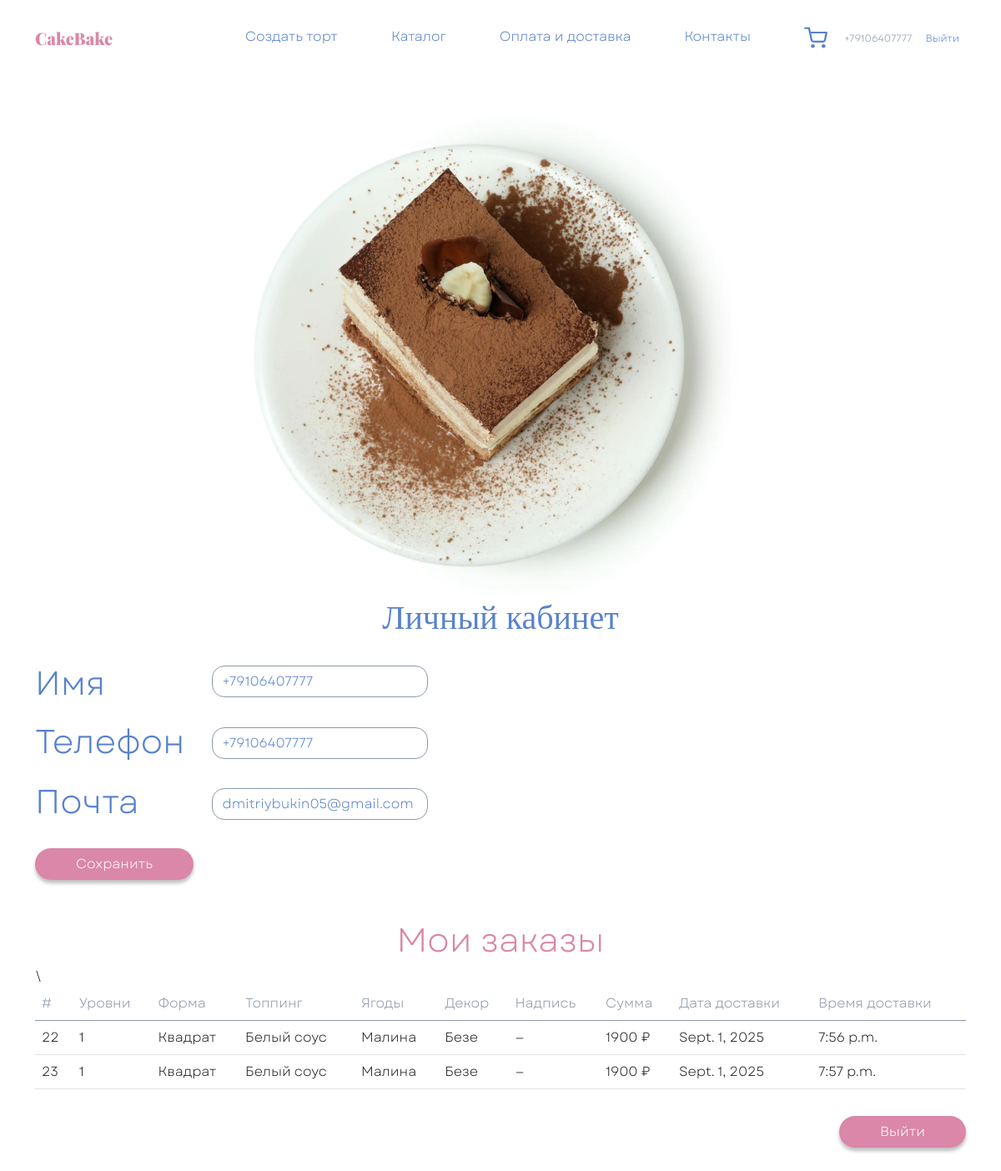
Page /lk/ (signed in) on the committed database.
### cakes_app/models.py (models this page shows, shortened)
class Order(models.Model):
    client = models.ForeignKey(Client, on_delete=models.CASCADE, verbose_name='Клиент', related_name='orders')
    level = models.ForeignKey(Level, on_delete=models.SET_NULL, null=True, verbose_name='Количество уровней', related_name='orders')
    form = models.ForeignKey(Form, on_delete=models.SET_NULL, null=True, verbose_name='Форма', related_name='orders')
    topping = models.ForeignKey(Topping, on_delete=models.SET_NULL, null=True, verbose_name='Топпинг', related_name='orders')
    berries = models.ManyToManyField(Berry, blank=True, verbose_name='Ягоды', related_name='orders')
    decor = models.ManyToManyField(Decor,  blank=True, verbose_name='Декор', related_name='orders')
    sign = models.CharField('Надпись', max_length=256, blank=True)
    comment = models.TextField('Комментарий', max_length=500, blank=True)
    total_price = models.DecimalField(
        'Итоговая стоимость',
        max_digits=10,
        decimal_places=2,
        validators=[MinValueValidator(0.00)],
        default=0.00
    )
    address = models.CharField('Адрес доставки', max_length=256, blank=True)
    date = models.DateField('Дата', blank=True)
    time = models.TimeField('Время', blank=True)
    promo_code = models.CharField(max_length=20, null=True, blank=True)
    deliv_comment = models.TextField('Комментарий к доставке', max_length=500, blank=True)
    class Meta:
        verbose_name = 'Заказ'
        verbose_name_plural = 'Заказы'

class Level(models.Model):
    name = models.CharField('Название', max_length=256)
    price = models.DecimalField(
        'Цена',
        max_digits=10,
        decimal_places=2,
        validators=[MinValueValidator(0.00)]
    )
    class Meta:
        verbose_name = 'Уровень'
        verbose_name_plural = 'Уровни'
    def __str__(self):
        return self.name

class Form(models.Model):
    name = models.CharField('Название', max_length=256)
    price = models.DecimalField(
        'Цена',
        max_digits=10,
        decimal_places=2,
        validators=[MinValueValidator(0.00)]
    )
    class Meta:
        verbose_name = 'Форма'
        verbose_name_plural = 'Формы'
    def __str__(self):
        return self.name

class Topping(models.Model):
    name = models.CharField('Название', max_length=256)
    price = models.DecimalField(
        'Цена',
        max_digits=10,
        decimal_places=2,
        validators=[MinValueValidator(0.00)]
    )
    class Meta:
        verbose_name = 'Топпинг'
        verbose_name_plural = 'Топпинги'
    def __str__(self):
        return self.name

class Berry(models.Model):
    name = models.CharField('Название', max_length=256)
    price = models.DecimalField(
        'Цена',
        max_digits=10,
        decimal_places=2,
        validators=[MinValueValidator(0.00)]
    )
    class Meta:
        verbose_name = 'Ягода'
        verbose_name_plural = 'Ягоды'

class Decor(models.Model):
    name = models.CharField('Название', max_length=256)
    price = models.DecimalField(
        'Цена',
        max_digits=10,
        decimal_places=2,
        validators=[MinValueValidator(0.00)]
    )
    class Meta:
        verbose_name = 'Декор'
        verbose_name_plural = 'Декоры'

### cakes_app/views.py (the view)
# urls.py: path('lk/', views.lk, name='lk'),
@login_required
def lk(request):
    user = request.user
    client = get_client_for_user(user)
    if request.method == 'POST':
        form = ProfileForm(request.POST)
        if form.is_valid():
            name = form.cleaned_data['name'].strip()
            phone = normalize_plus7(form.cleaned_data['phone'])
            email = form.cleaned_data['email'].strip()
            if User.objects.exclude(pk=user.pk).filter(username=phone).exists():
                messages.error(request, 'Этот телефон уже используется другим аккаунтом.')
            else:
                with transaction.atomic():
                    user.first_name = name
                    user.email = email
                    user.username = phone
                    user.save(update_fields=['first_name', 'email', 'username'])
                    client.name = name
                    client.phonenumber = phone
                    client.mail = email
                    client.save(update_fields=['name', 'phonenumber', 'mail'])
                messages.success(request, 'Данные профиля обновлены.')
                return redirect('lk')
    else:
        initial = {
            'name':  user.first_name or client.name or '',
            'phone': client.phonenumber or user.username or '',
            'email': user.email or client.mail or '',
        }
        form = ProfileForm(initial=initial)
    orders = Order.objects.filter(client=client).select_related(
        'level', 'form', 'topping'
    ).prefetch_related('berries', 'decor')
    return render(request, 'lk.html', {'form': form, 'orders': orders})

### cakes_app/forms.py
class ProfileForm(forms.Form):
    name = forms.CharField(
        label='Имя',
        max_length=150,
        widget=forms.TextInput(attrs={
            'class': 'form-control my-2 cake__textinput',
            'placeholder': 'Введите ваше имя',
        })
    )
    phone = forms.CharField(
        label='Телефон',
        validators=[phone_validator],
        widget=forms.TextInput(attrs={
            'class': 'form-control my-2 cake__textinput',
            'placeholder': '+7XXXXXXXXXX',
            'inputmode': 'tel',
        })
    )
    email = forms.EmailField(
        label='Почта',
        required=False,
        widget=forms.EmailInput(attrs={
            'class': 'form-control my-2 cake__textinput',
            'placeholder': 'you@example.com',
        })
    )

### cakes_app/views.py (called while the page is built, shortened)
def get_client_for_user(user):
    try:
        Client._meta.get_field('user')
        c = Client.objects.filter(user=user).first()
        if c:
            return c
    except Exception:
        c = None

### templates/lk.html (shortened to what this page needs)
{% load static %}
<!DOCTYPE html>
<html lang="ru">
<head>
  <link href="https://cdn.jsdelivr.net/npm/bootstrap@5.0.2/dist/css/bootstrap.min.css" rel="stylesheet">
  <link rel="stylesheet" href="{% static 'css/Style.css' %}">
</head>
<body>
<header class="navbar navbar-expand-xl navbar-light fixed-top bg-white py-4">
  <nav class="container">
    <a class="navbar-brand" href="{% url 'index' %}">
      <img src="{% static 'img/Logo.svg' %}" alt="CakeBake">
    </a>
    <div class="collapse navbar-collapse justify-content-end" id="navbar">
      <ul class="navbar-nav">
        <li class="nav-item me-5">
          <a class="nav-link fw-lighter cake_blue" href="{% url 'index' %}#step3">Создать торт</a>
        </li>
        <li class="nav-item me-5">
          <a class="nav-link fw-lighter cake_blue" href="{% url 'index' %}#step2">Каталог</a>
        </li>
        <li class="nav-item me-5">
          <a class="nav-link fw-lighter cake_blue" href="{% url 'index' %}#step4">Оплата и доставка</a>
        </li>
        <li class="nav-item me-5">
          <a class="nav-link fw-lighter cake_blue" href="{% url 'index' %}#Contacts">Контакты</a>
        </li>
        <li class="nav-item d-flex align-items-center">
          <a class="nav-link fw-lighter me-1 cake_blue position-relative" href="#">
            <img src="{% static 'img/shopping-cart.svg' %}" alt="">
          </a>
          {% if request.user.is_authenticated %}
            <a class="nav-link fw-lighter cake_grey fs_12" href="{% url 'lk' %}">
              {{ request.user.first_name|default:request.user.username }}
            </a>
            <a class="nav-link fw-lighter cake_blue fs_12" href="{% url 'logout' %}">Выйти</a>
          {% endif %}
        </li>
      </ul>
    </div>
  </nav>
</header>
<div class="container mt-header mb-5">
  <div class="row mt-5">
    <div class="col-12 col-xxl-6 d-flex justify-content-center">
      <div><img src="{% static 'img/Cake2.png' %}" alt=""></div>
    </div>
    <div class="col-12 col-xxl-6 d-flex flex-column justify-content-center align-items-center align-items-xxl-start">
      <h1 class="font_Gogh fs_40 cake_blue mb-3">Личный кабинет</h1>
      <form method="post" class="w-100">
        <div class="d-flex">
          <ul class="list-group">
            <li class="list-group-item border-0 ps-0">
              <span class="fs_40 cake_blue">Имя</span>
            </li>
            <li class="list-group-item border-0 ps-0">
              <h2 class="fs_40 cake_blue">Телефон</h2>
            </li>
            <li class="list-group-item border-0 ps-0">
              <h2 class="fs_40 cake_blue">Почта</h2>
            </li>
          </ul>
          <ul class="list-group">
            <li class="list-group-item border-0 py-61 position-relative">
              {{ form.name }}
            </li>
            <li class="list-group-item border-0 py-61 position-relative">
              {{ form.phone }}
            </li>
            <li class="list-group-item border-0 py-61 position-relative">
              {{ form.email }}
            </li>
          </ul>
        </div>
        <button type="submit" class="btn text-white rounded-pill px-5 mt-3 shadow-none cake__button cake__bg_pink">
          Сохранить
        </button>
      </form>
      <h2 class="fs_40 cake_pink mt-5">Мои заказы</h2>
      {% if orders %}
        <div class="table-responsive w-100">
          <table class="table align-middle">
            <thead>
              <tr class="cake_grey">
                <th>#</th>
                <th>Уровни</th>
                <th>Форма</th>
                <th>Топпинг</th>
                <th>Ягоды</th>
                <th>Декор</th>
                <th>Надпись</th>
                <th>Сумма</th>\
                <th>Дата доставки</th>
                <th>Время доставки</th>
              </tr>
            </thead>
            <tbody>
              {% for o in orders %}
                <tr>
                    <td>{{ o.id }}</td>
                    <td>{{ o.level|default:"—" }}</td>
                    <td>{{ o.form|default:"—" }}</td>
                    <td>{{ o.topping|default:"—" }}</td>
                    <td>
                        {% if o.berries.exists %}
                            {% for b in o.berries.all %}{{ b.name }}{% if not forloop.last %}, {% endif %}{% endfor %}
                        {% else %} — {% endif %}
                    </td>
                    <td>
                        {% if o.decor.exists %}
                            {% for d in o.decor.all %}{{ d.name }}{% if not forloop.last %}, {% endif %}{% endfor %}
                        {% else %} — {% endif %}
                    </td>
                    <td>{{ o.sign|default:"—" }}</td>
                    <td>{{ o.total_price|floatformat:0 }} ₽</td>
                    <td>{{ o.date}}</td>
                    <td>{{ o.time}}</td>
                </tr>
                {% endfor %}
            </tbody>
          </table>
        </div>
      {% else %}
        <span class="cake_grey">У вас еще нет заказов.</span>
        <p class="cake_grey">Вы можете добавить торт из
          <a href="{% url 'index' %}#step2" class="text-decoration-none cake_pink">Каталога</a>
          или <a href="{% url 'index' %}#step3" class="text-decoration-none cake_pink">Создать свой</a>.
        </p>
      {% endif %}
      <a href="{% url 'logout' %}" class="btn text-white rounded-pill align-self-end px-5 mt-3 shadow-none cake__button cake__bg_pink">
        Выйти
      </a>
    </div>
  </div>
</div>
</body>
</html>

### static/css/Style.css (style rules this page uses)
.font_Gogh { font-family: Gogh; }
html { height: 100%; }
* { font-family: Garet, serif; font-size: 16px; font-weight: normal; }
body { background-color: white; min-height: 100%; display: grid; grid-template-rows: auto 1fr auto; }
.mt-header { margin-top: calc(58px + 1.6rem); }
.cake_pink { color: #DA87A9 !important; }
.cake__bg_pink { background-color: #DA87A9 !important; }
.cake_blue { color: #5882CD !important; }
.cake_grey { color: #8C99AA !important; }
.cake__button { box-shadow: 0 4px 4px rgba(0, 0, 0, 0.25) !important; border-radius: 15px; }
.cake__textinput { border: 1px solid #8C99AA; border-radius: 15px; color: #5882CD !important; }
.fs_12 { font-size: 12px; }
.fs_40 { font-size: 40px; }
.py-61 { padding-top: 0.61rem; padding-bottom: 0.61rem; }

### rows in the picture
Order: id "22", level "1", form "Квадрат", topping "Белый соус", sign "—", total_price "1900", date "Sept. 1, 2025", time "7:56 p.m."
Berry: name "Малина"
Decor: name "Безе"
Order: id "23", level "1", form "Квадрат", topping "Белый соус", sign "—", total_price "1900", date "Sept. 1, 2025", time "7:57 p.m."

### other values in the picture
{{ request.user.first_name|default:request.user.username }} "+79106407777"
